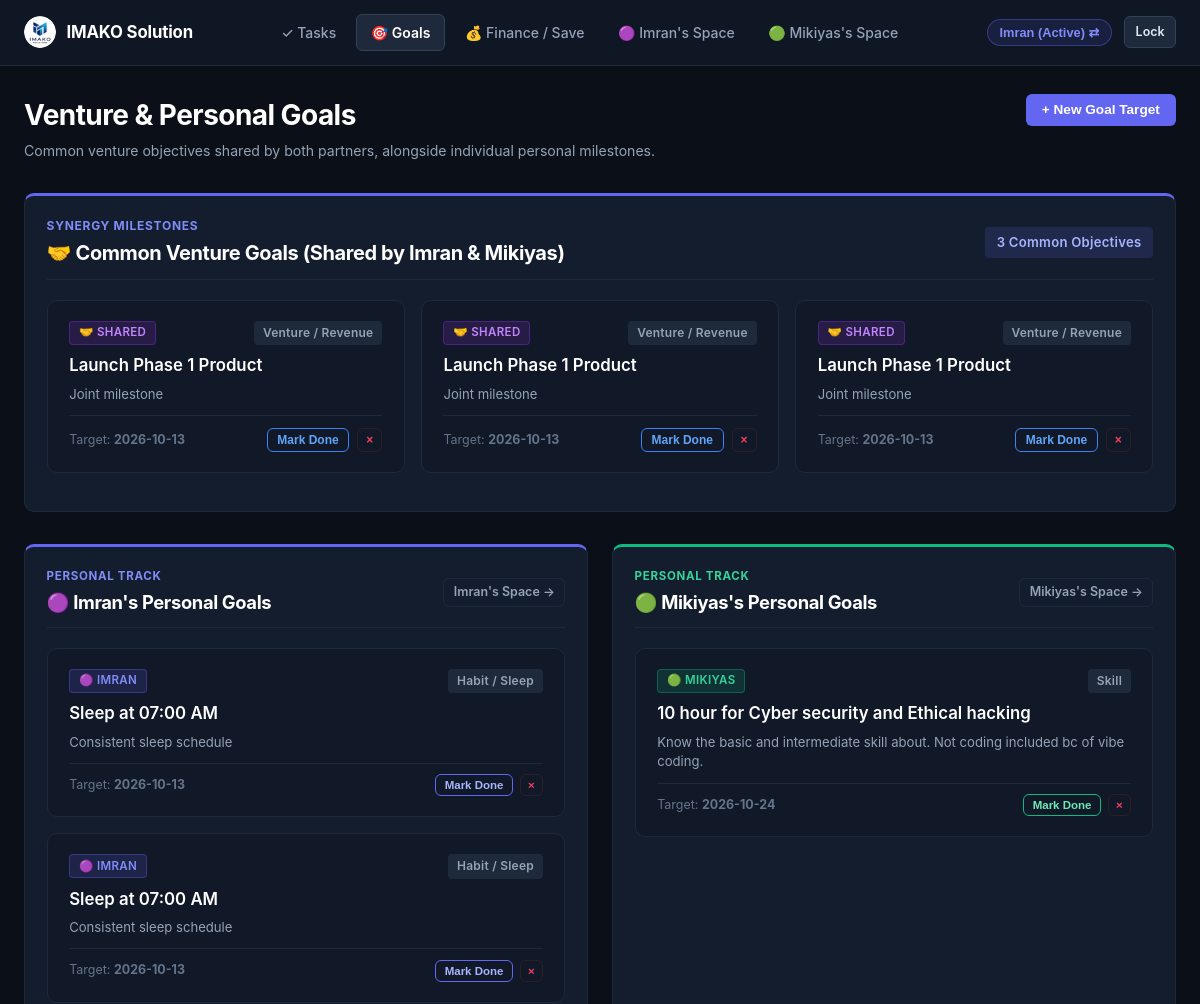
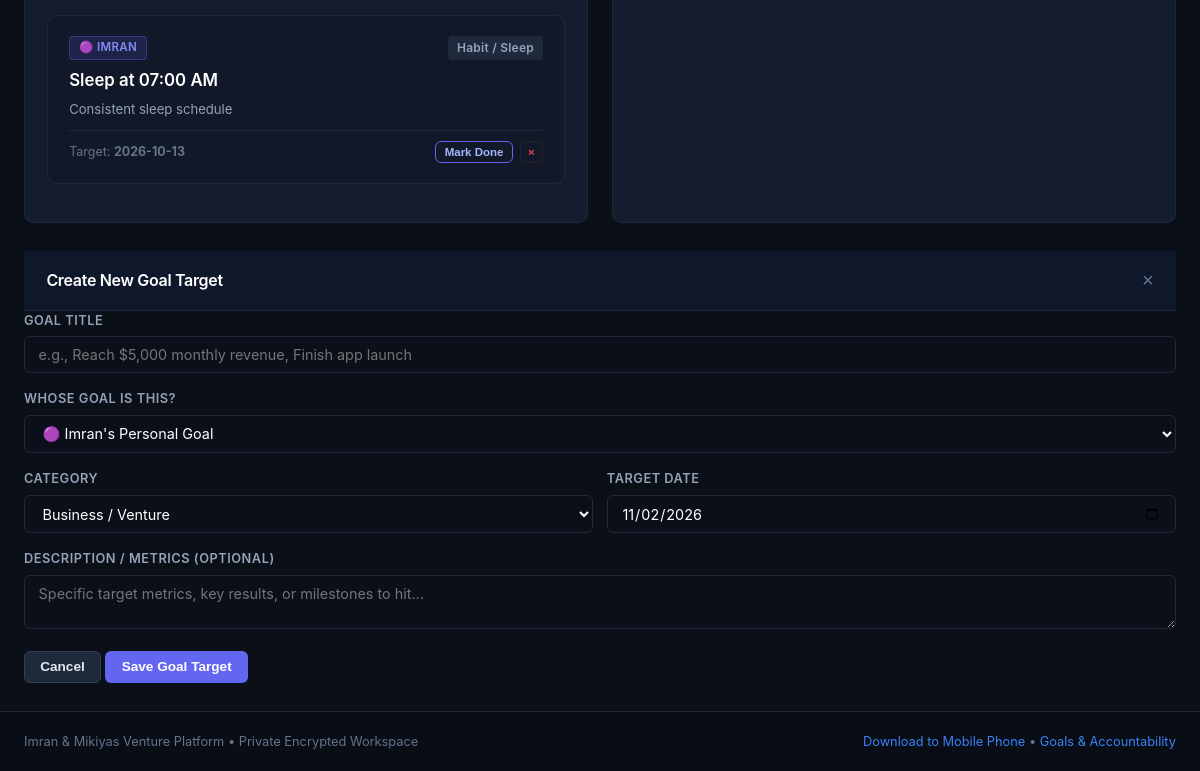
The page /goals (signed in) on the database its author committed (2 pictures, top to bottom).
### tables this page shows
CREATE TABLE goals (
        id INTEGER PRIMARY KEY AUTOINCREMENT,
        goal_type TEXT NOT NULL CHECK(goal_type IN ('shared', 'imran', 'mikiyas')),
        title TEXT NOT NULL,
        description TEXT,
        target_time TEXT,
        target_date TEXT,
        category TEXT DEFAULT 'General',
        is_completed INTEGER NOT NULL DEFAULT 0,
        proof_image TEXT,
        proof_text TEXT,
        ai_verified INTEGER NOT NULL DEFAULT 0,
        ai_status TEXT NOT NULL DEFAULT 'Unverified',
        ai_feedback TEXT,
        reminder_enabled INTEGER NOT NULL DEFAULT 1,
        created_at TIMESTAMP DEFAULT CURRENT_TIMESTAMP
    , progress_pct INTEGER NOT NULL DEFAULT 0);

CREATE TABLE users (
        id TEXT PRIMARY KEY,
        name TEXT NOT NULL,
        pin_hash TEXT NOT NULL,
        default_consequence TEXT NOT NULL DEFAULT '',
        savings_goal_name TEXT NOT NULL DEFAULT 'Capital Growth Fund',
        savings_goal_target REAL NOT NULL DEFAULT 0.0,
        currency TEXT NOT NULL DEFAULT '$'
    );

### app.py (the view)
@app.route("/goals")
def goals_view():
    viewer_id = session.get("logged_in_user", "imran")
    conn = get_db_connection()
    categorized = get_all_categorized_goals(conn)
    conn.close()
    return render_template(
        "goals.html",
        active_page="goals",
        shared_goals=categorized["shared"],
        imran_goals=categorized["imran"],
        mikiyas_goals=categorized["mikiyas"],
        viewer_id=viewer_id
    )

### templates/goals.html (shortened to what this page needs)
{% extends "base.html" %}
{% block content %}
<div style="margin-bottom: 2rem; display:flex; justify-content:space-between; align-items:flex-start; flex-wrap:wrap; gap:1rem;">
  <div>
    <h1 style="font-size:1.75rem; font-weight:700;">Venture &amp; Personal Goals</h1>
    <p style="font-size:0.88rem; color:var(--text-muted); margin-top:0.25rem;">
      Common venture objectives shared by both partners, alongside individual personal milestones.
    </p>
  </div>
  <button class="btn btn-primary" data-open-modal="addGoalModal">
    + New Goal Target
  </button>
</div>
<div class="card" style="margin-bottom: 2rem; border-top: 3px solid #6366f1;">
  <div class="card-header" style="margin-bottom: 1.25rem;">
    <div>
      <div style="font-size:0.75rem; font-weight:700; text-transform:uppercase; letter-spacing:0.06em; color:#818cf8; margin-bottom:0.2rem;">
        Synergy Milestones
      </div>
      <h2 style="font-size:1.25rem; font-weight:700; color:#ffffff;">
        🤝 Common Venture Goals (Shared by Imran &amp; Mikiyas)
      </h2>
    </div>
    <span class="badge" style="background:rgba(99, 102, 241, 0.15); color:#a5b4fc; font-size:0.82rem; padding:0.35rem 0.75rem;">
      {{ shared_goals|length }} Common Objectives
    </span>
  </div>
  {% if shared_goals %}
    <div style="display:grid; grid-template-columns: repeat(auto-fill, minmax(320px, 1fr)); gap:1rem;">
      {% for goal in shared_goals %}
        <div class="goal-tile {% if goal.is_completed %}completed{% endif %}">
          <div class="goal-tile-header">
            <span class="badge-assignee shared">🤝 Shared</span>
            <span class="badge" style="background:#1e293b; color:#94a3b8; font-size:0.75rem;">{{ goal.category }}</span>
          </div>
          <div class="goal-tile-title" style="margin-bottom:0.4rem; {% if goal.is_completed %}text-decoration:line-through; color:#64748b;{% endif %}">
            {{ goal.title }}
          </div>
          {% if goal.description %}
            <p style="font-size:0.82rem; color:var(--text-muted); margin-bottom:0.75rem; line-height:1.4;">
              {{ goal.description }}
            </p>
          {% endif %}
          <div style="display:flex; justify-content:space-between; align-items:center; font-size:0.78rem; color:var(--text-subtle); margin-top:0.75rem; padding-top:0.75rem; border-top:1px solid #1e293b;">
            <span>Target: <strong>{{ goal.target_date or 'No deadline' }}</strong></span>
            <div style="display:flex; align-items:center; gap:0.5rem;">
              <form action="{{ url_for('toggle_goal_status', goal_id=goal.id) }}" method="POST" style="margin:0;">
                <button type="submit" class="btn btn-outline btn-sm" style="padding:0.25rem 0.6rem; font-size:0.75rem; border-color:{% if goal.is_completed %}#10b981{% else %}#3b82f6{% endif %}; color:{% if goal.is_completed %}#34d399{% else %}#60a5fa{% endif %};">
                  {% if goal.is_completed %}✓ Done{% else %}Mark Done{% endif %}
                </button>
              </form>
              <form action="{{ url_for('delete_goal', goal_id=goal.id) }}" method="POST" style="margin:0;">
                <button type="submit" class="btn btn-outline btn-sm delete-confirm-btn" data-confirm-msg="Remove this goal?" style="padding:0.25rem 0.5rem; font-size:0.75rem; border-color:#2e1f26; color:#f43f5e;">
                  &times;
                </button>
              </form>
            </div>
          </div>
        </div>
      {% endfor %}
    </div>
  {% else %}
    <div style="padding:2.5rem 1rem; text-align:center; color:var(--text-muted); border:1px dashed #243147; border-radius:var(--radius-sm); font-size:0.88rem;">
      No shared common goals recorded yet. Click "+ New Goal Target" and select "Shared (Both of Us)".
    </div>
  {% endif %}
</div>
<div class="grid-2">
  <div class="card" style="border-top: 3px solid #6366f1;">
    <div class="card-header" style="margin-bottom: 1.25rem;">
      <div>
        <div style="font-size:0.72rem; font-weight:700; text-transform:uppercase; letter-spacing:0.06em; color:#818cf8; margin-bottom:0.2rem;">
          Personal Track
        </div>
        <h3 style="font-size:1.15rem; font-weight:700; color:#ffffff;">
          🟣 Imran's Personal Goals
        </h3>
      </div>
      <a href="/partner/imran" class="btn btn-outline btn-sm" style="font-size:0.78rem;">Imran's Space →</a>
    </div>
    {% if imran_goals %}
      {% for goal in imran_goals %}
        <div class="goal-tile {% if goal.is_completed %}completed{% endif %}">
          <div class="goal-tile-header">
            <span class="badge-assignee imran">🟣 Imran</span>
            <span class="badge" style="background:#1e293b; color:#94a3b8; font-size:0.75rem;">{{ goal.category }}</span>
          </div>
          <div class="goal-tile-title" style="margin-bottom:0.4rem; {% if goal.is_completed %}text-decoration:line-through; color:#64748b;{% endif %}">
            {{ goal.title }}
          </div>
          {% if goal.description %}
            <p style="font-size:0.82rem; color:var(--text-muted); margin-bottom:0.65rem;">
              {{ goal.description }}
            </p>
          {% endif %}
          <div style="display:flex; justify-content:space-between; align-items:center; font-size:0.78rem; color:var(--text-subtle); margin-top:0.65rem; padding-top:0.65rem; border-top:1px solid #1e293b;">
            <span>Target: <strong>{{ goal.target_date or 'Ongoing' }}</strong></span>
            <div style="display:flex; align-items:center; gap:0.4rem;">
              <form action="{{ url_for('toggle_goal_status', goal_id=goal.id) }}" method="POST" style="margin:0;">
                <button type="submit" class="btn btn-outline btn-sm" style="padding:0.25rem 0.55rem; font-size:0.72rem; border-color:{% if goal.is_completed %}#10b981{% else %}#6366f1{% endif %}; color:{% if goal.is_completed %}#34d399{% else %}#a5b4fc{% endif %};">
                  {% if goal.is_completed %}✓ Done{% else %}Mark Done{% endif %}
                </button>
              </form>
              <form action="{{ url_for('delete_goal', goal_id=goal.id) }}" method="POST" style="margin:0;">
                <button type="submit" class="btn btn-outline btn-sm delete-confirm-btn" data-confirm-msg="Remove this goal?" style="padding:0.25rem 0.45rem; font-size:0.72rem; border-color:#2e1f26; color:#f43f5e;">
                  &times;
                </button>
              </form>
            </div>
          </div>
        </div>
      {% endfor %}
    {% else %}
      <div style="padding:2rem 1rem; text-align:center; color:var(--text-subtle); border:1px dashed #243147; border-radius:var(--radius-sm); font-size:0.85rem;">
        No personal goals set for Imran yet.
      </div>
    {% endif %}
  </div>
  <div class="card" style="border-top: 3px solid #10b981;">
    <div class="card-header" style="margin-bottom: 1.25rem;">
      <div>
        <div style="font-size:0.72rem; font-weight:700; text-transform:uppercase; letter-spacing:0.06em; color:#34d399; margin-bottom:0.2rem;">
          Personal Track
        </div>
        <h3 style="font-size:1.15rem; font-weight:700; color:#ffffff;">
          🟢 Mikiyas's Personal Goals
        </h3>
      </div>
      <a href="/partner/mikiyas" class="btn btn-outline btn-sm" style="font-size:0.78rem;">Mikiyas's Space →</a>
    </div>
    {% if mikiyas_goals %}
      {% for goal in mikiyas_goals %}
        <div class="goal-tile {% if goal.is_completed %}completed{% endif %}">
          <div class="goal-tile-header">
            <span class="badge-assignee mikiyas">🟢 Mikiyas</span>
            <span class="badge" style="background:#1e293b; color:#94a3b8; font-size:0.75rem;">{{ goal.category }}</span>
          </div>
          <div class="goal-tile-title" style="margin-bottom:0.4rem; {% if goal.is_completed %}text-decoration:line-through; color:#64748b;{% endif %}">
            {{ goal.title }}
          </div>
          {% if goal.description %}
            <p style="font-size:0.82rem; color:var(--text-muted); margin-bottom:0.65rem;">
              {{ goal.description }}
            </p>
          {% endif %}
          <div style="display:flex; justify-content:space-between; align-items:center; font-size:0.78rem; color:var(--text-subtle); margin-top:0.65rem; padding-top:0.65rem; border-top:1px solid #1e293b;">
            <span>Target: <strong>{{ goal.target_date or 'Ongoing' }}</strong></span>
            <div style="display:flex; align-items:center; gap:0.4rem;">
              <form action="{{ url_for('toggle_goal_status', goal_id=goal.id) }}" method="POST" style="margin:0;">
                <button type="submit" class="btn btn-outline btn-sm" style="padding:0.25rem 0.55rem; font-size:0.72rem; border-color:{% if goal.is_completed %}#10b981{% else %}#10b981{% endif %}; color:{% if goal.is_completed %}#34d399{% else %}#6ee7b7{% endif %};">
                  {% if goal.is_completed %}✓ Done{% else %}Mark Done{% endif %}
                </button>
              </form>
              <form action="{{ url_for('delete_goal', goal_id=goal.id) }}" method="POST" style="margin:0;">
                <button type="submit" class="btn btn-outline btn-sm delete-confirm-btn" data-confirm-msg="Remove this goal?" style="padding:0.25rem 0.45rem; font-size:0.72rem; border-color:#2e1f26; color:#f43f5e;">
                  &times;
                </button>
              </form>
            </div>
          </div>
        </div>
      {% endfor %}
    {% else %}
      <div style="padding:2rem 1rem; text-align:center; color:var(--text-subtle); border:1px dashed #243147; border-radius:var(--radius-sm); font-size:0.85rem;">
        No personal goals set for Mikiyas yet.
      </div>
    {% endif %}
  </div>
</div>
<div id="addGoalModal" class="modal-backdrop">
  <div class="modal-card">
    <div class="modal-header">
      <h3 class="modal-title">Create New Goal Target</h3>
      <button class="modal-close" data-close-modal="addGoalModal">&times;</button>
    </div>
    <form action="{{ url_for('add_goal') }}" method="POST">
      <div class="form-group">
        <label class="form-label" for="goal_title">Goal Title</label>
        <input type="text" id="goal_title" name="title" class="form-input" placeholder="e.g., Reach $5,000 monthly revenue, Finish app launch" required autofocus>
      </div>
      <div class="form-group">
        <label class="form-label" for="goal_type">Whose Goal Is This?</label>
        <select id="goal_type" name="goal_type" class="form-select" required>
          <option value="imran" {% if current_user and current_user.id == 'imran' %}selected{% endif %}>🟣 Imran's Personal Goal</option>
        </select>
      </div>
      <div class="form-row">
        <div class="form-group">
          <label class="form-label" for="goal_category">Category</label>
          <select id="goal_category" name="category" class="form-select">
            <option value="Business">Business / Venture</option>
          </select>
        </div>
        <div class="form-group">
          <label class="form-label" for="goal_target_date">Target Date</label>
          <input type="date" id="goal_target_date" name="target_date" class="form-input" value="{{ today_str }}">
        </div>
      </div>
      <div class="form-group">
        <label class="form-label" for="goal_desc">Description / Metrics (Optional)</label>
        <textarea id="goal_desc" name="description" class="form-input" rows="2" placeholder="Specific target metrics, key results, or milestones to hit..."></textarea>
      </div>
      <div class="modal-actions">
        <button type="button" class="btn btn-secondary" data-close-modal="addGoalModal">Cancel</button>
        <button type="submit" class="btn btn-primary">Save Goal Target</button>
      </div>
    </form>
  </div>
</div>
{% endblock %}

### rows shown on the page
goals: category "Venture / Revenue", title "Launch Phase 1 Product", description "Joint milestone", target_date "2026-10-13", is_completed "Mark Done"
goals: category "Venture / Revenue", title "Launch Phase 1 Product", description "Joint milestone", target_date "2026-10-13", is_completed "Mark Done"
goals: category "Venture / Revenue", title "Launch Phase 1 Product", description "Joint milestone", target_date "2026-10-13", is_completed "Mark Done"
goals: category "Habit / Sleep", title "Sleep at 07:00 AM", description "Consistent sleep schedule", target_date "2026-10-13", is_completed "Mark Done"
goals: category "Habit / Sleep", title "Sleep at 07:00 AM", description "Consistent sleep schedule", target_date "2026-10-13", is_completed "Mark Done"
goals: category "Habit / Sleep", title "Sleep at 07:00 AM", description "Consistent sleep schedule", target_date "2026-10-13", is_completed "Mark Done"
goals: category "Skill", title "10 hour for Cyber security and Ethical hacking", description "Know the basic and intermediate skill about. Not coding included bc of vibe coding.", target_date "2026-10-24", is_completed "Mark Done"
users: goal_type "🟣 Imran's Personal Goal"

### other values the page prints
{{ shared_goals|length }} "3"
